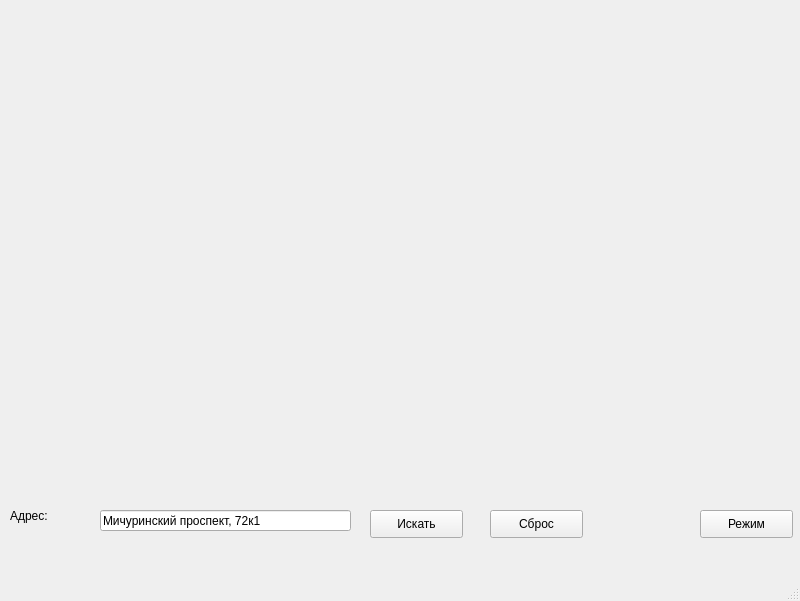
<?xml version="1.0" encoding="UTF-8"?>
<ui version="4.0">
 <class>MainWindow</class>
 <widget class="QMainWindow" name="MainWindow">
  <property name="geometry">
   <rect>
    <x>0</x>
    <y>0</y>
    <width>800</width>
    <height>601</height>
   </rect>
  </property>
  <property name="windowTitle">
   <string>MainWindow</string>
  </property>
  <widget class="QWidget" name="centralwidget">
   <widget class="QPushButton" name="modebtn">
    <property name="geometry">
     <rect>
      <x>700</x>
      <y>510</y>
      <width>93</width>
      <height>28</height>
     </rect>
    </property>
    <property name="styleSheet">
     <string notr="true">font: 10pt &quot;MS Shell Dlg 2&quot;;</string>
    </property>
    <property name="text">
     <string>Режим</string>
    </property>
   </widget>
   <widget class="QLabel" name="image">
    <property name="geometry">
     <rect>
      <x>0</x>
      <y>0</y>
      <width>55</width>
      <height>16</height>
     </rect>
    </property>
    <property name="text">
     <string/>
    </property>
   </widget>
   <widget class="QLabel" name="label">
    <property name="geometry">
     <rect>
      <x>10</x>
      <y>500</y>
      <width>81</width>
      <height>31</height>
     </rect>
    </property>
    <property name="styleSheet">
     <string notr="true">font: 14pt &quot;MS Shell Dlg 2&quot;;</string>
    </property>
    <property name="text">
     <string>Адрес:</string>
    </property>
   </widget>
   <widget class="QLineEdit" name="adress">
    <property name="geometry">
     <rect>
      <x>100</x>
      <y>510</y>
      <width>251</width>
      <height>21</height>
     </rect>
    </property>
    <property name="text">
     <string>Мичуринский проспект, 72к1</string>
    </property>
   </widget>
   <widget class="QPushButton" name="searchbtn">
    <property name="geometry">
     <rect>
      <x>370</x>
      <y>510</y>
      <width>93</width>
      <height>28</height>
     </rect>
    </property>
    <property name="styleSheet">
     <string notr="true">font: 10pt &quot;MS Shell Dlg 2&quot;;</string>
    </property>
    <property name="text">
     <string>Искать</string>
    </property>
   </widget>
   <widget class="QPushButton" name="deletebtn">
    <property name="geometry">
     <rect>
      <x>490</x>
      <y>510</y>
      <width>93</width>
      <height>28</height>
     </rect>
    </property>
    <property name="styleSheet">
     <string notr="true">font: 10pt &quot;MS Shell Dlg 2&quot;;</string>
    </property>
    <property name="text">
     <string>Сброс</string>
    </property>
   </widget>
   <widget class="QLabel" name="full_adress">
    <property name="geometry">
     <rect>
      <x>10</x>
      <y>460</y>
      <width>301</width>
      <height>16</height>
     </rect>
    </property>
    <property name="text">
     <string/>
    </property>
   </widget>
  </widget>
  <widget class="QMenuBar" name="menubar">
   <property name="geometry">
    <rect>
     <x>0</x>
     <y>0</y>
     <width>800</width>
     <height>26</height>
    </rect>
   </property>
  </widget>
  <widget class="QStatusBar" name="statusbar"/>
 </widget>
 <resources/>
 <connections/>
</ui>
